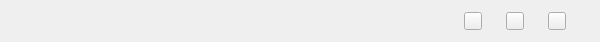
<?xml version="1.0" encoding="UTF-8"?>
<ui version="4.0">
 <class>DownLoadItem</class>
 <widget class="QWidget" name="DownLoadItem">
  <property name="geometry">
   <rect>
    <x>0</x>
    <y>0</y>
    <width>600</width>
    <height>42</height>
   </rect>
  </property>
  <property name="minimumSize">
   <size>
    <width>600</width>
    <height>40</height>
   </size>
  </property>
  <property name="maximumSize">
   <size>
    <width>600</width>
    <height>42</height>
   </size>
  </property>
  <property name="windowTitle">
   <string>Form</string>
  </property>
  <layout class="QVBoxLayout" name="verticalLayout_7">
   <property name="spacing">
    <number>0</number>
   </property>
   <property name="leftMargin">
    <number>0</number>
   </property>
   <property name="topMargin">
    <number>0</number>
   </property>
   <property name="rightMargin">
    <number>0</number>
   </property>
   <property name="bottomMargin">
    <number>0</number>
   </property>
   <item>
    <layout class="QHBoxLayout" name="horizontalLayout_5">
     <property name="spacing">
      <number>0</number>
     </property>
     <item>
      <spacer name="horizontalSpacer">
       <property name="orientation">
        <enum>Qt::Horizontal</enum>
       </property>
       <property name="sizeType">
        <enum>QSizePolicy::Fixed</enum>
       </property>
       <property name="sizeHint" stdset="0">
        <size>
         <width>10</width>
         <height>20</height>
        </size>
       </property>
      </spacer>
     </item>
     <item>
      <widget class="QLabel" name="label_icon">
       <property name="minimumSize">
        <size>
         <width>30</width>
         <height>30</height>
        </size>
       </property>
       <property name="maximumSize">
        <size>
         <width>30</width>
         <height>30</height>
        </size>
       </property>
       <property name="styleSheet">
        <string notr="true">#label_icon
{
/*border-image: url(:/images/function/download_avi.png);*/
color:transparent;
}

#label_icon:hover
{
color:transparent;
}
</string>
       </property>
       <property name="text">
        <string/>
       </property>
      </widget>
     </item>
     <item>
      <spacer name="horizontalSpacer_7">
       <property name="orientation">
        <enum>Qt::Horizontal</enum>
       </property>
       <property name="sizeType">
        <enum>QSizePolicy::Fixed</enum>
       </property>
       <property name="sizeHint" stdset="0">
        <size>
         <width>30</width>
         <height>20</height>
        </size>
       </property>
      </spacer>
     </item>
     <item>
      <widget class="QStackedWidget" name="stackedWidget_progressbar">
       <property name="minimumSize">
        <size>
         <width>260</width>
         <height>40</height>
        </size>
       </property>
       <property name="maximumSize">
        <size>
         <width>16777215</width>
         <height>40</height>
        </size>
       </property>
       <property name="currentIndex">
        <number>1</number>
       </property>
       <widget class="QWidget" name="page_progressbar">
        <layout class="QVBoxLayout" name="verticalLayout_5">
         <property name="spacing">
          <number>0</number>
         </property>
         <property name="leftMargin">
          <number>0</number>
         </property>
         <property name="topMargin">
          <number>0</number>
         </property>
         <property name="rightMargin">
          <number>0</number>
         </property>
         <property name="bottomMargin">
          <number>0</number>
         </property>
         <item>
          <layout class="QVBoxLayout" name="verticalLayout_3" stretch="0,0">
           <property name="spacing">
            <number>2</number>
           </property>
           <property name="topMargin">
            <number>5</number>
           </property>
           <item>
            <widget class="QProgressBar" name="progressBar">
             <property name="minimumSize">
              <size>
               <width>300</width>
               <height>14</height>
              </size>
             </property>
             <property name="maximumSize">
              <size>
               <width>16777215</width>
               <height>14</height>
              </size>
             </property>
             <property name="styleSheet">
              <string notr="true">#progressBar
{
margin-top:2px;
border-radius:6px;
text-align:center;
background-color:#cce8cf;
}

#progressBar:chunk
{
border-radius:6px;
background-color:#92bd6c;
}</string>
             </property>
             <property name="value">
              <number>50</number>
             </property>
            </widget>
           </item>
           <item>
            <layout class="QHBoxLayout" name="horizontalLayout_3">
             <item>
              <spacer name="horizontalSpacer_3">
               <property name="orientation">
                <enum>Qt::Horizontal</enum>
               </property>
               <property name="sizeHint" stdset="0">
                <size>
                 <width>40</width>
                 <height>20</height>
                </size>
               </property>
              </spacer>
             </item>
             <item>
              <widget class="QLabel" name="label_prosize">
               <property name="minimumSize">
                <size>
                 <width>70</width>
                 <height>14</height>
                </size>
               </property>
               <property name="maximumSize">
                <size>
                 <width>16777215</width>
                 <height>14</height>
                </size>
               </property>
               <property name="text">
                <string/>
               </property>
              </widget>
             </item>
             <item>
              <spacer name="horizontalSpacer_5">
               <property name="orientation">
                <enum>Qt::Horizontal</enum>
               </property>
               <property name="sizeType">
                <enum>QSizePolicy::Fixed</enum>
               </property>
               <property name="sizeHint" stdset="0">
                <size>
                 <width>3</width>
                 <height>20</height>
                </size>
               </property>
              </spacer>
             </item>
            </layout>
           </item>
          </layout>
         </item>
        </layout>
       </widget>
       <widget class="QWidget" name="page_file">
        <layout class="QVBoxLayout" name="verticalLayout_6">
         <property name="spacing">
          <number>0</number>
         </property>
         <property name="leftMargin">
          <number>0</number>
         </property>
         <property name="topMargin">
          <number>4</number>
         </property>
         <property name="rightMargin">
          <number>0</number>
         </property>
         <property name="bottomMargin">
          <number>4</number>
         </property>
         <item>
          <layout class="QVBoxLayout" name="verticalLayout_4">
           <property name="spacing">
            <number>0</number>
           </property>
           <item>
            <widget class="QLabel" name="label_fileName">
             <property name="minimumSize">
              <size>
               <width>300</width>
               <height>15</height>
              </size>
             </property>
             <property name="maximumSize">
              <size>
               <width>16777215</width>
               <height>15</height>
              </size>
             </property>
             <property name="styleSheet">
              <string notr="true">#label_fileName
{
padding:0px 2px;
}</string>
             </property>
             <property name="text">
              <string/>
             </property>
            </widget>
           </item>
           <item>
            <layout class="QHBoxLayout" name="horizontalLayout_4">
             <property name="spacing">
              <number>15</number>
             </property>
             <item>
              <widget class="QLabel" name="label_total">
               <property name="minimumSize">
                <size>
                 <width>50</width>
                 <height>15</height>
                </size>
               </property>
               <property name="maximumSize">
                <size>
                 <width>16777215</width>
                 <height>15</height>
                </size>
               </property>
               <property name="styleSheet">
                <string notr="true">#label_total
{
padding:0px 2px;
}</string>
               </property>
               <property name="text">
                <string/>
               </property>
              </widget>
             </item>
             <item>
              <widget class="QLabel" name="label_completed">
               <property name="minimumSize">
                <size>
                 <width>50</width>
                 <height>15</height>
                </size>
               </property>
               <property name="maximumSize">
                <size>
                 <width>16777215</width>
                 <height>15</height>
                </size>
               </property>
               <property name="styleSheet">
                <string notr="true">#label_completed
{
padding:0px;
}</string>
               </property>
               <property name="text">
                <string/>
               </property>
              </widget>
             </item>
             <item>
              <spacer name="horizontalSpacer_4">
               <property name="orientation">
                <enum>Qt::Horizontal</enum>
               </property>
               <property name="sizeHint" stdset="0">
                <size>
                 <width>40</width>
                 <height>20</height>
                </size>
               </property>
              </spacer>
             </item>
            </layout>
           </item>
          </layout>
         </item>
        </layout>
       </widget>
      </widget>
     </item>
     <item>
      <spacer name="horizontalSpacer_6">
       <property name="orientation">
        <enum>Qt::Horizontal</enum>
       </property>
       <property name="sizeType">
        <enum>QSizePolicy::Fixed</enum>
       </property>
       <property name="sizeHint" stdset="0">
        <size>
         <width>30</width>
         <height>20</height>
        </size>
       </property>
      </spacer>
     </item>
     <item>
      <widget class="QStackedWidget" name="stackedWidget_control">
       <property name="minimumSize">
        <size>
         <width>150</width>
         <height>40</height>
        </size>
       </property>
       <property name="maximumSize">
        <size>
         <width>150</width>
         <height>40</height>
        </size>
       </property>
       <property name="currentIndex">
        <number>1</number>
       </property>
       <widget class="QWidget" name="page1">
        <layout class="QVBoxLayout" name="verticalLayout">
         <property name="spacing">
          <number>0</number>
         </property>
         <property name="leftMargin">
          <number>0</number>
         </property>
         <property name="topMargin">
          <number>0</number>
         </property>
         <property name="rightMargin">
          <number>0</number>
         </property>
         <property name="bottomMargin">
          <number>0</number>
         </property>
         <item>
          <layout class="QHBoxLayout" name="horizontalLayout">
           <item>
            <widget class="QPushButton" name="pushButton_dl_pause">
             <property name="minimumSize">
              <size>
               <width>18</width>
               <height>18</height>
              </size>
             </property>
             <property name="maximumSize">
              <size>
               <width>18</width>
               <height>18</height>
              </size>
             </property>
             <property name="styleSheet">
              <string notr="true"/>
             </property>
             <property name="text">
              <string/>
             </property>
            </widget>
           </item>
           <item>
            <widget class="QPushButton" name="pushButton_dl_cancel">
             <property name="minimumSize">
              <size>
               <width>18</width>
               <height>18</height>
              </size>
             </property>
             <property name="maximumSize">
              <size>
               <width>18</width>
               <height>18</height>
              </size>
             </property>
             <property name="styleSheet">
              <string notr="true">#pushButton_dl_cancel
{
border-image: url(:/images/function/download_cancel.png);
}
#pushButton_dl_cancel:hover
{
border-image: url(:/images/function/download_cancel_hover.png);
}</string>
             </property>
             <property name="text">
              <string/>
             </property>
            </widget>
           </item>
           <item>
            <widget class="QPushButton" name="pushButton_dl_delete">
             <property name="minimumSize">
              <size>
               <width>18</width>
               <height>18</height>
              </size>
             </property>
             <property name="maximumSize">
              <size>
               <width>18</width>
               <height>18</height>
              </size>
             </property>
             <property name="styleSheet">
              <string notr="true">#pushButton_dl_delete
{
border-image: url(:/images/function/download_dldelete.png);
}

#pushButton_dl_delete:hover
{
border-image: url(:/images/function/download_dldelete_hover.png);
}</string>
             </property>
             <property name="text">
              <string/>
             </property>
            </widget>
           </item>
          </layout>
         </item>
        </layout>
       </widget>
       <widget class="QWidget" name="page2">
        <layout class="QVBoxLayout" name="verticalLayout_2">
         <property name="spacing">
          <number>0</number>
         </property>
         <property name="leftMargin">
          <number>0</number>
         </property>
         <property name="topMargin">
          <number>0</number>
         </property>
         <property name="rightMargin">
          <number>0</number>
         </property>
         <property name="bottomMargin">
          <number>0</number>
         </property>
         <item>
          <layout class="QHBoxLayout" name="horizontalLayout_2">
           <item>
            <widget class="QPushButton" name="pushButton_dl_openfile">
             <property name="minimumSize">
              <size>
               <width>18</width>
               <height>18</height>
              </size>
             </property>
             <property name="maximumSize">
              <size>
               <width>18</width>
               <height>18</height>
              </size>
             </property>
             <property name="styleSheet">
              <string notr="true">#pushButton_dl_openfile
{
border-image: url(:/images/function/download_openfile.png);
}

#pushButton_dl_openfile:hover
{
border-image: url(:/images/function/download_openfile_hover.png);
}</string>
             </property>
             <property name="text">
              <string/>
             </property>
            </widget>
           </item>
           <item>
            <widget class="QPushButton" name="pushButton_dl_redown">
             <property name="minimumSize">
              <size>
               <width>18</width>
               <height>18</height>
              </size>
             </property>
             <property name="maximumSize">
              <size>
               <width>18</width>
               <height>18</height>
              </size>
             </property>
             <property name="styleSheet">
              <string notr="true">#pushButton_dl_redown
{
border-image: url(:/images/function/download_redown.png);
}

#pushButton_dl_redown:hover
{
border-image: url(:/images/function/download_redown_hover.png);
}</string>
             </property>
             <property name="text">
              <string/>
             </property>
            </widget>
           </item>
           <item>
            <widget class="QPushButton" name="pushButton_dl_deleteItem">
             <property name="minimumSize">
              <size>
               <width>18</width>
               <height>18</height>
              </size>
             </property>
             <property name="maximumSize">
              <size>
               <width>18</width>
               <height>18</height>
              </size>
             </property>
             <property name="styleSheet">
              <string notr="true">#pushButton_dl_deleteItem
{
border-image: url(:/images/function/download_deleteitem_hover.png);
}

#pushButton_dl_deleteItem:hover
{
border-image: url(:/images/function/download_deleteitem.png);
}</string>
             </property>
             <property name="text">
              <string/>
             </property>
            </widget>
           </item>
          </layout>
         </item>
        </layout>
       </widget>
      </widget>
     </item>
     <item>
      <spacer name="horizontalSpacer_2">
       <property name="orientation">
        <enum>Qt::Horizontal</enum>
       </property>
       <property name="sizeType">
        <enum>QSizePolicy::Fixed</enum>
       </property>
       <property name="sizeHint" stdset="0">
        <size>
         <width>10</width>
         <height>20</height>
        </size>
       </property>
      </spacer>
     </item>
    </layout>
   </item>
  </layout>
 </widget>
 <resources/>
 <connections/>
</ui>
